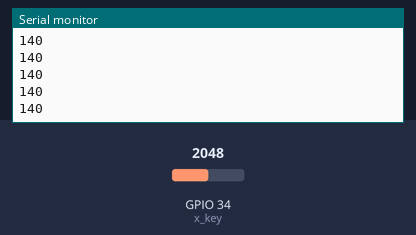
Bench run of a sketch on a simulated ESP32. On the bench: the last lines printed to the serial monitor. The inputs (shaded band) are chosen by the test bench; at power-on: GPIO 34 (x_key) = 2048.

Above: at 1.2 s.
1.3 s: GPIO 34 (x_key) set to 2866
At 2.4 s:
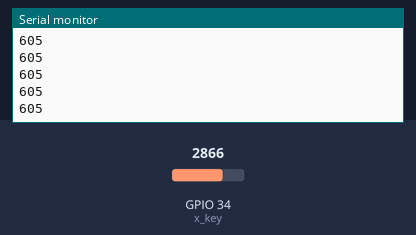
2.8 s: GPIO 34 (x_key) set to 3603
At 3.9 s:
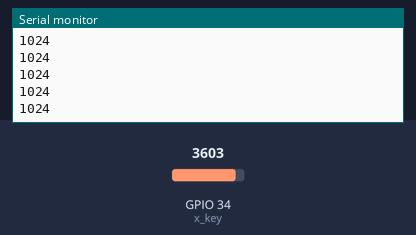
Timing chart, 0 to 5.8 s (numbered marks = the images above; inputs shaded):
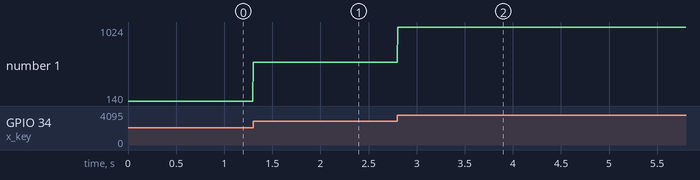

The sketch:

joystickCode.ino
```cpp
#include <ESP32Encoder.h>
#include <Adafruit_Sensor.h>
#include <Wire.h>
#include <math.h>
#include <Arduino.h>
#include <Bounce2.h>
#include <WiFi.h>
#include <ArduinoJson.h>

// JOYSTICK CONTROLLER
int x_key = 34;
int y_key = 33;

int y_pos = 0;
int x_pos = 0;

int speed;

void setup() {
  Serial.begin(9600);
  pinMode(x_key, INPUT);
  pinMode(y_key, INPUT);
}

void loop() {
  // put your main code here, to run repeatedly:
  speed = map((analogRead(x_key)),0,3600,-1023,1023);
  //speed = analogRead(x_key);
  Serial.println(speed);

}
```

Measured:
- after the input at 1.3 s, the serial monitor: prints a new line at once (image 1)
- after the input at 2.8 s, the serial monitor: prints a new line at once (image 2)
- plotted number 1: 140 → 605 after the input at 1.3 s, 605 → 1024 after the input at 2.8 s
